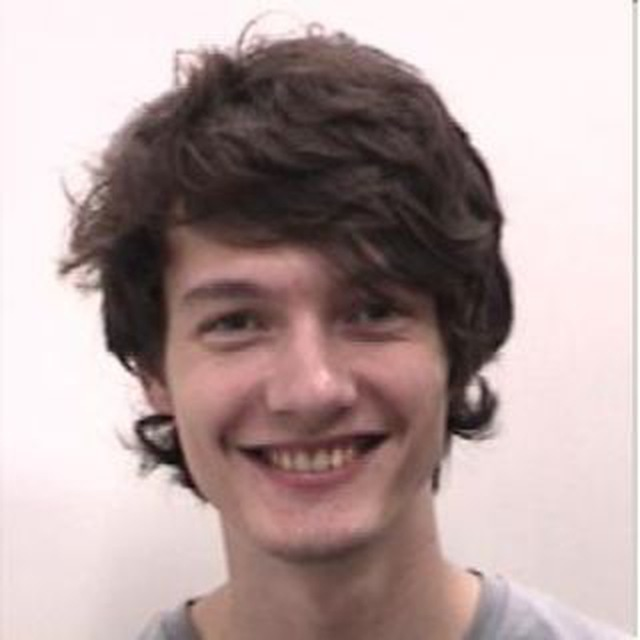
#> input picture ascii/eu.jpg, 640 x 640 px
$ python main.py   (older library calls are emulated)
#> lines starting #> are read from the running program, lines starting #| are printed output that depends on the picture
from PIL import Image
import numpy as np
import math as math

asc = '`^\",:;Il!i~+_-?][}{1)(|\\/tfjrxnuvczXYUJCLQ0OZmwqpdbkhao*#MW&8%B@$'
size = 128,128


def get_asc(x):
    letter  = math.floor(0.65 * x)
    return letter

# Abrir uma imagem
try:
    im = Image.open('./eu.jpg')
#> im is the input picture: PIL image 640x640 RGB; mean R, G, B 178.7, 159.7, 158.5
    im.thumbnail(size, Image.ANTIALIAS)
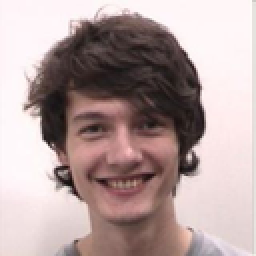
#> im: PIL image 128x128 RGB (shown 2 times larger); mean R, G, B 178.8, 159.8, 158.6
    print("ok")

except:
    print("Erro")
else:
    # Transformar cada pixel da imagem em um array e armazenar em uma matriz

    s = np.asarray(im)
    print(s.shape)
#| (128, 128, 3)
    im_n = []
    #Cada elemento da matriz s é um pixel

    for i in range(len(s)):
        for j in range(len(s[i])):
            pixel  = s[i][j]
            brilho = (pixel[0] + pixel[1] + pixel[2]) / 3
            im_n.append(asc[get_asc(brilho)])
#> this loop made 128 passes


    mtr = np.reshape(im_n,(128,128))
    print(mtr.shape)
#| (128, 128)

    for i in range(len(mtr)):
        for j in range(len(mtr[i])):
            print(mtr[i][j], end=' ')

        print(' ')
#> this loop made 128 passes
#> (printed output is left out)
